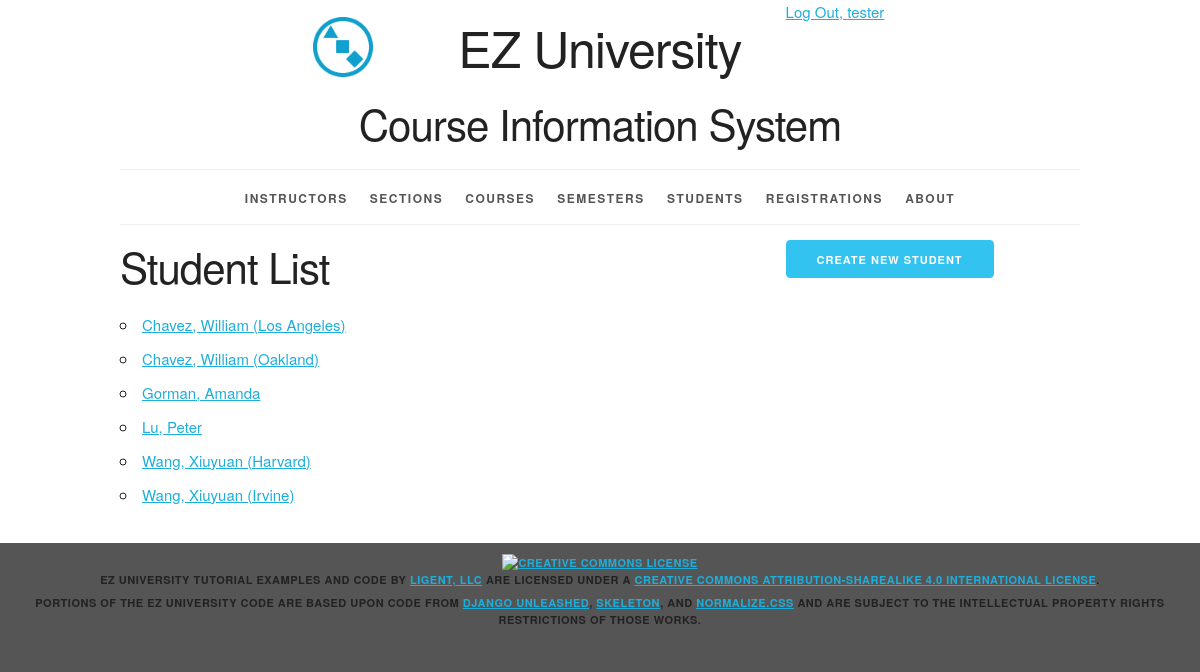
Screenshot of /student/ (signed in) with the database file from the repository.
### courseinfo/models.py (models this page shows, shortened)
class Student(models.Model):
    user = models.ForeignKey(User, related_name='student', on_delete=models.PROTECT, null=True)
    student_id = models.AutoField(primary_key=True)
    first_name = models.CharField(max_length=45)
    last_name = models.CharField(max_length=45)
    disambiguator = models.CharField(max_length=45, blank=True, default='')
    def __str__(self):
        result = ''
        if self.disambiguator == '':
            return f'{self.last_name}, {self.first_name}'
        else:
            return f'{self.last_name}, {self.first_name} ({self.disambiguator})'
        return result
    def get_absolute_url(self):
        return reverse('courseinfo_student_detail_urlpattern', kwargs={'pk': self.pk})
    class Meta:
        ordering = ['last_name', 'first_name', 'disambiguator']
        constraints = [UniqueConstraint(fields=['last_name', 'first_name', 'disambiguator'], name='unique_student')]

### courseinfo/views.py (the view)
# urls.py: path('student/', StudentList.as_view(), name='courseinfo_student_list_urlpattern'),
class StudentList(LoginRequiredMixin, PermissionRequiredMixin, PageLinksMixin, ListView):
    paginate_by = 25
    model = Student
    permission_required = 'courseinfo.view_student'

### courseinfo/utils.py (called while the page is built)
    def first_page(self, page):
        if page.number > 1:
            return self._page_urls(1)
        return None

    def previous_page(self, page):
        if (page.has_previous()
                and page.number > 2):
            return self._page_urls(
                page.previous_page_number())
        return None

    def next_page(self, page):
        last_page = page.paginator.num_pages
        if (page.has_next()
                and page.number < last_page - 1):
            return self._page_urls(
                page.next_page_number())
        return None

    def last_page(self, page):
        last_page = page.paginator.num_pages
        if page.number < last_page:
            return self._page_urls(last_page)
        return None

    def get_context_data(self, **kwargs):
        context = super().get_context_data(
            **kwargs)
        page = context.get('page_obj')
        if page is not None:
            context.update({
                'first_page_url':
                    self.first_page(page),
                'previous_page_url':
                    self.previous_page(page),
                'next_page_url':
                    self.next_page(page),
                'last_page_url':
                    self.last_page(page),
            })
        return context

### courseinfo/templates/courseinfo/student_list.html (shortened to what this page needs)
{% extends 'courseinfo/base.html' %}
{% block create_button %}
    {% if perms.courseinfo.add_student %}
    <a
        href="{% url 'courseinfo_student_create_urlpattern'  %}"
        class="button button-primary">
      Create New Student</a>
    {% endif %}
{% endblock %}
{% block org_content %}
  <h2>Student List</h2>
  <ul>
    {% for student in student_list %}
      <li>
        <a href="{{ student.get_absolute_url }}">
          {{ student }}</a>
      </li>
    {% empty %}
      <li><em>There are currently no students available.</em></li>
    {% endfor %}
  </ul>
{% endblock %}

### courseinfo/templates/courseinfo/base.html (shortened to what this page needs)
{% load static %}
<!DOCTYPE html>
<html lang="en">
<head>
    <link rel="stylesheet" type="text/css"
          href="{% static 'coursinfo/normalize.css' %}">
    <link rel="stylesheet" type="text/css"
          href="{% static 'courseinfo/skeleton.css' %}">
    <link rel="stylesheet" type="text/css"
          href="{% static 'courseinfo/style.css' %}">
</head>
<body>
<div class="container">
    <div class="status row">
        <div class="offset-by-eight four columns">
            <ul class="inline">
                {% if user.is_authenticated %}
                    <li><a href="{% url 'logout_urlpattern' %}">
                        Log Out, {{ user.get_username }}</a></li>
                {% else %}
                    <li><a href="{% url 'login_urlpattern' %}">
                        Log In</a></li>
                {% endif %}
            </ul>
        </div>
    </div>
    <header class="row">
        <div class="offset-by-one ten columns">
            <h1 class="logo">EZ University</h1>
            <h2>Course Information System</h2>
        </div>
    </header>
    <nav>
        <ul>
            {% if perms.courseinfo.view_instructor %}
                <li>
                    <a href="{% url 'courseinfo_instructor_list_urlpattern' %}">
                        Instructors</a></li>
            {% endif %}
            {% if perms.courseinfo.view_section %}
                <li>
                    <a href="{% url 'courseinfo_section_list_urlpattern' %}">
                        Sections</a></li>
            {% endif %}
            {% if perms.courseinfo.view_course %}
                <li>
                    <a href="{% url 'courseinfo_course_list_urlpattern' %}">
                        Courses</a></li>
            {% endif %}
            {% if perms.courseinfo.view_semester %}
                <li>
                    <a href="{% url 'courseinfo_semester_list_urlpattern' %}">
                        Semesters</a></li>
            {% endif %}
            {% if perms.courseinfo.view_student %}
                <li>
                    <a href="{% url 'courseinfo_student_list_urlpattern' %}">
                        Students</a></li>
            {% endif %}
            {% if perms.courseinfo.view_registration %}
                <li>
                    <a href="{% url 'courseinfo_registration_list_urlpattern' %}">
                        Registrations</a></li>
            {% endif %}
            <li>
                <a href="{% url 'about_urlpattern' %}">
                    About</a></li>
        </ul>
    </nav>
    <main>
        {% block content %}
            <div class="row">
                <section class="eight columns">
                    {% block org_content %}{% endblock %}
                </section>
                <section class="desktop four columns">
                    {% block create_button %}{% endblock %}
                </section>
            </div>
        {% endblock %}
    </main>
</div>
<footer>
    <p>
        <a rel="license" href="http://creativecommons.org/licenses/by-sa/4.0/">
            <img alt="Creative Commons License" style="border-width:0"
                 src="https://i.creativecommons.org/l/by-sa/4.0/88x31.png"/>
        </a><br/><span property="dct:title">EZ University Tutorial Examples and Code</span>
        by
        <a href="https://www.ligent.net" property="cc:attributionName"
           rel="cc:attributionURL">Ligent, LLC</a> are licensed under a
        <a rel="license" href="http://creativecommons.org/licenses/by-sa/4.0/">Creative Commons Attribution-ShareAlike
            4.0 International License</a>.
    </p>
    <p>Portions of the EZ University code are based upon code from
        <a href="https://django-unleashed.com">Django Unleashed</a>,
        <a href="http://getskeleton.com/">Skeleton</a>, and
        <a href="https://necolas.github.io/normalize.css/">Normalize.css</a> and
        are subject to the intellectual property rights restrictions of those works.
    </p>
</footer>
</body>
</html>

### courseinfo/static/courseinfo/skeleton.css (style rules this page uses)
.container { position: relative; width: 100%; max-width: 960px; margin: 0 auto; padding: 0 20px; box-sizing: border-box; }
.column, .columns { width: 100%; float: left; box-sizing: border-box; }
@media (min-width: 400px) { .container { width: 85%; padding: 0; } }
@media (min-width: 550px) { .container { width: 80%; } }
@media (min-width: 550px) { .column, .columns { margin-left: 4%; } }
@media (min-width: 550px) { .column:first-child, .columns:first-child { margin-left: 0; } }
@media (min-width: 550px) { .four.columns { width: 30.6666666667%; } }
@media (min-width: 550px) { .eight.columns { width: 65.3333333333%; } }
@media (min-width: 550px) { .ten.columns { width: 82.6666666667%; } }
@media (min-width: 550px) { .offset-by-one.column, .offset-by-one.columns { margin-left: 8.66666666667%; } }
@media (min-width: 550px) { .offset-by-eight.column, .offset-by-eight.columns { margin-left: 69.3333333333%; } }
html { font-size: 62.5%; }
body { font-size: 1.5em; line-height: 1.6; font-weight: 400; font-family: "Raleway", "HelveticaNeue", "Helvetica Neue", Helvetica, Arial, sans-serif; color: #222; }
h1, h2, h3, h4, h5, h6 { margin-top: 0; margin-bottom: 2rem; font-weight: 300; }
h1 { font-size: 4.0rem; line-height: 1.2; letter-spacing: -.1rem; }
h2 { font-size: 3.6rem; line-height: 1.25; letter-spacing: -.1rem; }
@media (min-width: 550px) { h1 { font-size: 5.0rem; } }
@media (min-width: 550px) { h2 { font-size: 4.2rem; } }
p { margin-top: 0; }
a { color: #1EAEDB; }
.button, button, input[type="submit"], input[type="reset"], input[type="button"] { display: inline-block; height: 38px; padding: 0 30px; color: #555; text-align: center; font-size: 11px; font-weight: 600; line-height: 38px; letter-spacing: .1rem; text-transform: uppercase; text-decoration: none; white-space: nowrap; background-color: transparent; border-radius: 4px; border: 1px solid #bbb; cursor: pointer; box-sizing: border-box; }
.button.button-primary, button.button-primary, input[type="submit"].button-primary, input[type="reset"].button-primary, input[type="button"].button-primary { color: #FFF; background-color: #33C3F0; border-color: #33C3F0; }
ul { list-style: circle inside; }
ol, ul { padding-left: 0; margin-top: 0; }
li { margin-bottom: 1rem; }
button, .button { margin-bottom: 1rem; }
pre, blockquote, dl, figure, table, p, ul, ol, form { margin-bottom: 2.5rem; }
.container:after, .row:after, .u-cf { content: ""; display: table; clear: both; }

### courseinfo/static/courseinfo/style.css (style rules this page uses)
.desktop { display: none; }
@media (min-width: 550px) { .desktop { display: block; } }
html { height: 100%; background-color: #555; }
body { background-color: white; }
body>div>header { text-align: center;; }
header h1 { display: inline-block; font-weight: normal; font-style: normal; width: 100%; margin-top: 0; padding-top: 0; }
.logo { padding-top: 50px; background-image: url("/static/courseinfo/logo.png"); background-size: 50px; background-repeat: no-repeat; background-position: top; }
@media (min-width: 750px) { .logo { padding-top: 0; background-size: contain; background-position: 0% 0%; } }
@media (min-width: 1000px) { .logo { background-position: 10% 0%; } }
@media (min-width: 1200px) { .logo { background-position: 15% 0%; } }
nav { border-top: 1px solid #eee; width: 100%; border-bottom: 1px solid #eee; margin: 0 0 1em; padding: 0; }
nav ul { margin: 0; padding: 1em 0; list-style-type: none; text-align: center; }
nav ul li { display: inline; padding: 0; margin: 0 0.25em; font-weight: 600; text-transform: uppercase; text-align: center; font-size: 1rem; letter-spacing: .10rem; }
@media (min-width: 400px) { nav ul li { letter-spacing: .15rem; font-size: 1.2rem; margin: 0 0.5em; } }
@media (min-width: 550px) { nav ul li { margin: 0 0.75em; } }
nav ul li a { color: #555; text-decoration: none; background-color: transparent; cursor: pointer; }
.inline { list-style-type: none; padding: 0; margin: 0 0 -0.5em; }
.inline li { display: inline; }
body>footer { width: 100%; background-color: #555; font-size: 1.1rem; letter-spacing: .05rem; font-weight: 600; text-transform: uppercase; text-align: center; padding: 1em 0; margin: 1em 0; }
body>footer p { margin-bottom: 0.5rem; }

### rows the page displays
Student: disambiguator+last_name+first_name "Chavez, William (Los Angeles)"
Student: disambiguator+last_name+first_name "Chavez, William (Oakland)"
Student: disambiguator+last_name+first_name "Gorman, Amanda"
Student: disambiguator+last_name+first_name "Lu, Peter"
Student: disambiguator+last_name+first_name "Wang, Xiuyuan (Harvard)"
Student: disambiguator+last_name+first_name "Wang, Xiuyuan (Irvine)"

### other values shown
{{ user.get_username }} "tester"
